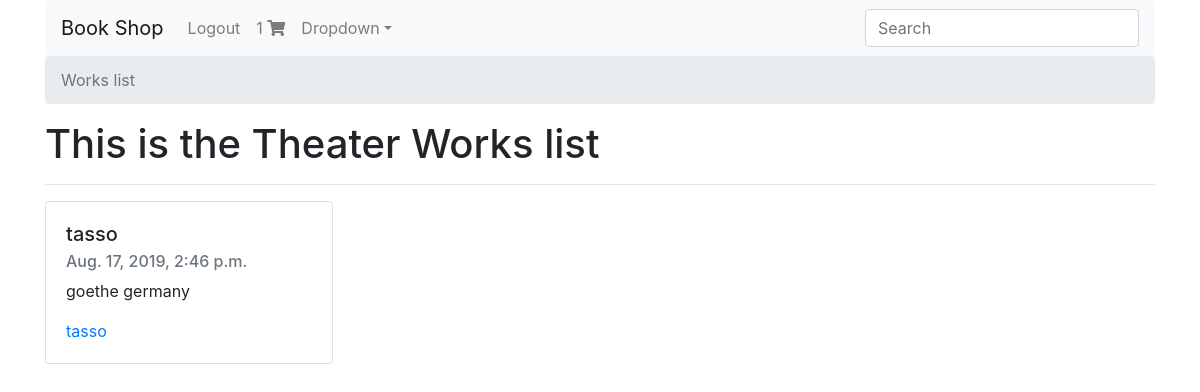
The app's page / (signed in) with its own data.
### shopping_list/models.py (models this page shows, shortened)
class Order(models.Model):
  user = models.ForeignKey(settings.AUTH_USER_MODEL,
                             on_delete=models.CASCADE)
  item_checked = models.BooleanField(default=False)
  items = models.ManyToManyField(OrderItem)
  ref_code = models.CharField(max_length=40)

### literature/models.py (models this page shows)
class Work(models.Model):
  maestros = models.ManyToManyField(Maestro)
  title = models.CharField(max_length=50)
  publication_date = models.DateTimeField()
  gendre = models.CharField(max_length=30)
  slug = models.SlugField()
  cover = models.ImageField()
  price = models.FloatField()
  def __str__(self):
    return self.title
  def get_absolute_url(self):
    return reverse("literature:work_detail", kwargs={'slug': self.slug })

class Maestro(models.Model):
  complete_name = models.CharField(max_length=50)
  country_maestro = models.CharField(max_length=50)
  slug = models.SlugField()
  def __str__(self):
    return f"{self.complete_name} {self.country_maestro}"

### literature/views.py (the view)
# urls.py: path('',works_list, name='works_list'),
def works_list(request):
  queryset = Work.objects.all()
  context = {
    'queryset': queryset
  }
  return render(request, "works_list.html", context)

### shopping_list/templatetags/template_tag_file.py (called while the page is built)
@register.filter
def cart_item_count(user):
  if user.is_authenticated:
    qs = Order.objects.filter(user=user, item_checked=False)
    if qs.exists():
      return qs[0].items.count()

### templates/works_list.html (shortened to what this page needs)
{% extends "base.html" %}
{% block breadcrumb %}
    <li class="breadcrumb-item active" aria-current="page">Works list</li>
{% endblock breadcrumb %}
{% block content %}
  <h1>This is the Theater Works list</h1>
  <hr />
  {% for work in queryset %}
  <div class="card" style="width: 18rem;">
  <div class="card-body">
    <h5 class="card-title">{{work.title}}</h5>
    <h6 class="card-subtitle mb-2 text-muted">{{work.publication_date}}</h6>
    <p class="card-text">
      {% for maestro in work.maestros.all %}
          <span>{{ maestro }}</span>
      {% endfor %}
    </p>
    <a href="{{ work.get_absolute_url }}" class="card-link">{{ work }}</a>
  </div>
  </div>
  {% endfor %}
{% endblock %}

### templates/navbar.html (shortened to what this page needs)
{% load template_tag_file %}
  <nav class="navbar navbar-expand-lg navbar-light bg-light rounded">
    <a class="navbar-brand" href="{% url 'literature:works_list' %}">Book Shop</a>
    <div class="collapse navbar-collapse" id="navbarsExample09">
      <ul class="navbar-nav mr-auto">
      {% if request.user.is_authenticated %}
      <li class="nav-item">
        <a class="nav-link" href="{% url 'account_logout' %}">Logout</a>
      </li>
      <li class="nav-item">
      <a class="nav-link" href="{% url 'cart:complete_order_list' %}">
        {{ request.user|cart_item_count }}
        <i class="fas fa-shopping-cart"></i>
      </a>
      </li>
      {% endif %}
        <li class="nav-item dropdown">
          <a class="nav-link dropdown-toggle" href="#" id="dropdown09" data-toggle="dropdown" aria-haspopup="true" aria-expanded="false">Dropdown</a>
        </li>
      </ul>
      <form class="form-inline my-2 my-md-0">
        <input class="form-control" type="text" placeholder="Search" aria-label="Search">
      </form>
    </div>
  </nav>

### records on screen
Work: title "tasso", publication_date "Aug. 17, 2019, 2:46 p.m."
Maestro: complete_name+country_maestro "goethe germany"

### other values on screen
{{ request.user|cart_item_count }} "1"
